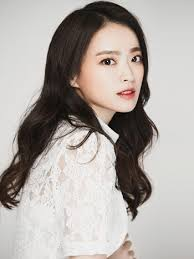
#> input picture face/number2.jpg, 194 x 259 px
$ python crop_face.py
#> lines starting #> are read from the running program, lines starting #| are printed output that depends on the picture; after the words box and inside, x2 and y2 are one past the last pixel; in counts of white or black regions, pixels touching at a corner belong together; pictures that were not available may be replaced by others from this repository, and a replacement may not be noted
import cv2
import matplotlib.pyplot as plt
import os

print(os.getcwd())
src = '../인물별_여우상'
file_list = os.listdir(src)
print(len(file_list))
print(file_list[0])

image = cv2.imread('number2.jpg')
#> image is the input picture: shape (259, 194, 3); mean B, G, R 165.3, 169.8, 176.3
# 그레이스케일 변환
grayImage = cv2.cvtColor(image, cv2.COLOR_BGR2GRAY)
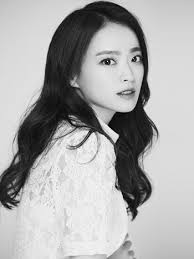
#> grayImage: shape (259, 194); min 0, max 253, mean 171.3

face_cascade = cv2.CascadeClassifier(cv2.data.haarcascades + "haarcascade_frontalface_default.xml")
faces = face_cascade.detectMultiScale(grayImage, 1.03, 5)
#> faces = [[77, 29, 83, 83]]

print(faces.shape)
#| (1, 4)
print("Number of faces detected: " + str(faces.shape[0]))
#| Number of faces detected: 1
print(faces)
#| [[77 29 83 83]]

for (x, y, w, h) in faces:
    cv2.rectangle(image, (x, y), (x + w, y + h), (0, 0, 0), 1)
    print(x, y, w, h)
    # cropped = image[y - int(h / 4):y + h + int(h / 4), x - int(w / 4):x + w + int(w / 4)]
    cropped = image[y+1: y + h-1, x+1: x + w-1]
    cv2.imwrite("crop" + str(1) + ".png", cropped)
#> this loop made 1 pass
#| 77 29 83 83
#> pass 1, `cropped = image[y+1: y + h-1, x+1: x + w-1]`:
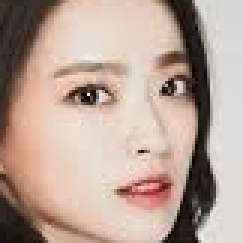
#> cropped: shape (81, 81, 3) (shown 3 times larger); mean B, G, R 150.3, 162.3, 184.9
#> after the loop:
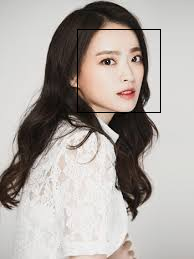
#> image: shape (259, 194, 3); 0.66% of pixels changed, all inside (x1, y1, x2, y2) = (77, 29, 161, 113)

cv2.rectangle(image, (0, image.shape[0] - 25),
              (270, image.shape[0]), (255, 255, 255), -1)
cv2.putText(image, "PinkWink test", (0, image.shape[0] - 10),
            cv2.FONT_HERSHEY_TRIPLEX, 0.5, (0, 0, 0), 1)
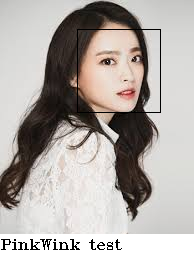
#> image: shape (259, 194, 3); mean B, G, R 167.1, 171.3, 177.4

plt.figure(figsize=(12, 12))
plt.imshow(image, cmap='gray')
plt.xticks([]), plt.yticks([])  # to hide tick values on X and Y axis
plt.show()

cv2.imshow('image view', cropped)
cv2.waitKey(0)
cv2.destroyAllWindows()

$ run again, on face/crop1.png
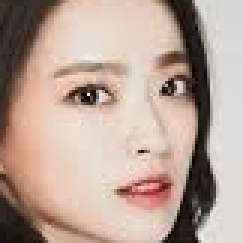
#> input picture face/crop1.png, 81 x 81 px, given in place of number2.jpg, which was not available (shown 3 times larger)
#> image is the input picture: shape (81, 81, 3); mean B, G, R 150.3, 162.3, 184.9
#> `grayImage = cv2.cvtColor(image, cv2.COLOR_BGR2GRAY)`:
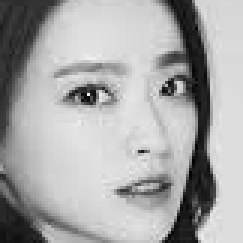
#> grayImage: shape (81, 81) (shown 3 times larger); min 2, max 241, mean 167.7
#> faces = [[5, 4, 73, 73]]
#| (1, 4)
#| Number of faces detected: 1
#| [[ 5  4 73 73]]
#> the loop `for (x, y, w, h) in faces:` made 1 pass
#> (printed output is left out)
#> `cv2.imshow('image view', cropped)`:
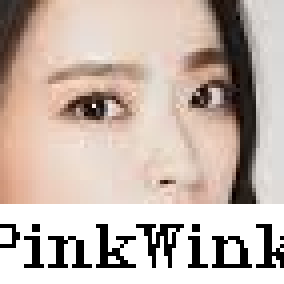
#> window 'image view': shape (71, 71, 3) (shown 4 times larger); mean B, G, R 174, 183.2, 199.1
